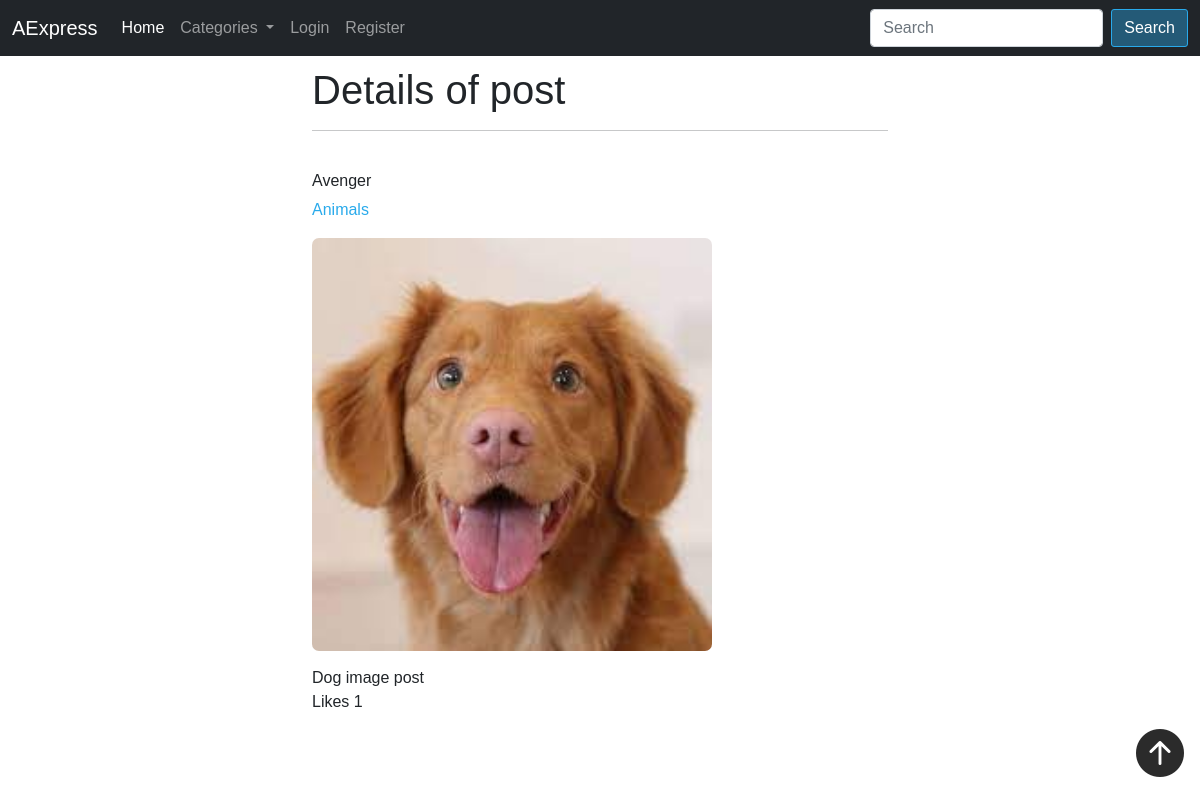
Page /post-detail/14/ on the committed database.
### mainapp/models.py (models this page shows, shortened)
class Post(models.Model):
    image = models.ImageField(null = True, blank = True,upload_to = "images/", verbose_name='Image')
    category = models.CharField(max_length=100)
    author = models.ForeignKey(User, on_delete=models.CASCADE, null=True, blank=True)
    content = models.TextField(null=True, blank=True, verbose_name='Description')
    likes = models.ManyToManyField(User, related_name = 'blog_posts')
    def total_likes(self):
        return self.likes.count()
    class Meta:
        verbose_name_plural = 'Posts'
        verbose_name = 'Post'
        ordering = ['-id']

### mainapp/views.py (the view)
# urls.py: path('post-detail/<int:pk>/', PostDetailsView.as_view(), name = 'detailview'),
class PostDetailsView(DetailView):
    model = Post
    template_name = 'mainapp/details.html'
    def get_context_data(self,*args,**kwargs):
        context = super(PostDetailsView, self).get_context_data(*args, **kwargs)
        stuff = get_object_or_404(Post, id = self.kwargs['pk'])
        total_likes = stuff.total_likes()
        context['total_likes'] = total_likes
        cat_menu = Category.objects.all()
        context["cat_menu"] = cat_menu
        return context

### mainapp/models.py (called while the page is built)
    def __str__(self):
        return str(self.name)

### mainapp/templates/mainapp/details.html (shortened to what this page needs)
{% extends 'mainapp/base.html' %}
{% block content %}
        <h1>Details of post</h1>
        <hr><br>
        <h6>{{ post.author }}</h6>
        <a href = "{% url 'category' post.category %}" class = "category-link"><p>{{ post.category }}</p></a>
        {% if post.image %}
                <img class="detail-img" src="{{post.image.url}}">
        {% endif %}
        <p class="post-text">{{ post.content }}</p>
        Likes {{ total_likes }}
{% endblock %}

### mainapp/static/main/css/main.css (style rules this page uses)
body { font-family: Arial, Helvetica, sans-serif; }
h1 { margin-bottom: 0px; padding-top: 10px; }
.post-text { margin: 0px; margin: 15px 0px 0px 0px; }
.category-link { color: rgb(41, 170, 235); text-decoration: none; }
.detail-img { width: 400px; border-radius: 7px; }

### rows in the picture
Post: author "Avenger", category "Animals", image (picture), content "Dog image post"

### other values in the picture
{{ total_likes }} "1"
